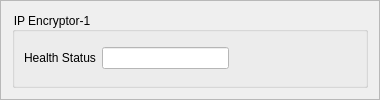
              <widget class="QFrame" name="frame_20">
               <property name="minimumSize">
                <size>
                 <width>380</width>
                 <height>0</height>
                </size>
               </property>
               <property name="frameShape">
                <enum>QFrame::StyledPanel</enum>
               </property>
               <property name="frameShadow">
                <enum>QFrame::Raised</enum>
               </property>
               <layout class="QVBoxLayout" name="verticalLayout_12">
                <item>
                 <widget class="QGroupBox" name="CSC_gb_20">
                  <property name="minimumSize">
                   <size>
                    <width>350</width>
                    <height>0</height>
                   </size>
                  </property>
                  <property name="font">
                   <font>
                    <italic>false</italic>
                    <underline>false</underline>
                   </font>
                  </property>
                  <property name="autoFillBackground">
                   <bool>false</bool>
                  </property>
                  <property name="styleSheet">
                   <string notr="true">color: rgb(0, 0, 0);</string>
                  </property>
                  <property name="title">
                   <string>IP Encryptor-1</string>
                  </property>
                  <property name="flat">
                   <bool>false</bool>
                  </property>
                  <property name="checkable">
                   <bool>false</bool>
                  </property>
                  <layout class="QGridLayout" name="gridLayout_42">
                   <item row="0" column="0">
                    <layout class="QHBoxLayout" name="horizontalLayout_57">
                     <item>
                      <widget class="QLabel" name="label_81">
                       <property name="text">
                        <string>Health Status</string>
                       </property>
                      </widget>
                     </item>
                     <item>
                      <widget class="QLineEdit" name="CSIE1_H_LE">
                       <property name="styleSheet">
                        <string notr="true">background-color: rgb(255, 255, 255);</string>
                       </property>
                      </widget>
                     </item>
                     <item>
                      <spacer name="horizontalSpacer_27">
                       <property name="orientation">
                        <enum>Qt::Horizontal</enum>
                       </property>
                       <property name="sizeHint" stdset="0">
                        <size>
                         <width>108</width>
                         <height>20</height>
                        </size>
                       </property>
                      </spacer>
                     </item>
                    </layout>
                   </item>
                  </layout>
                 </widget>
                </item>
               </layout>
              </widget>
